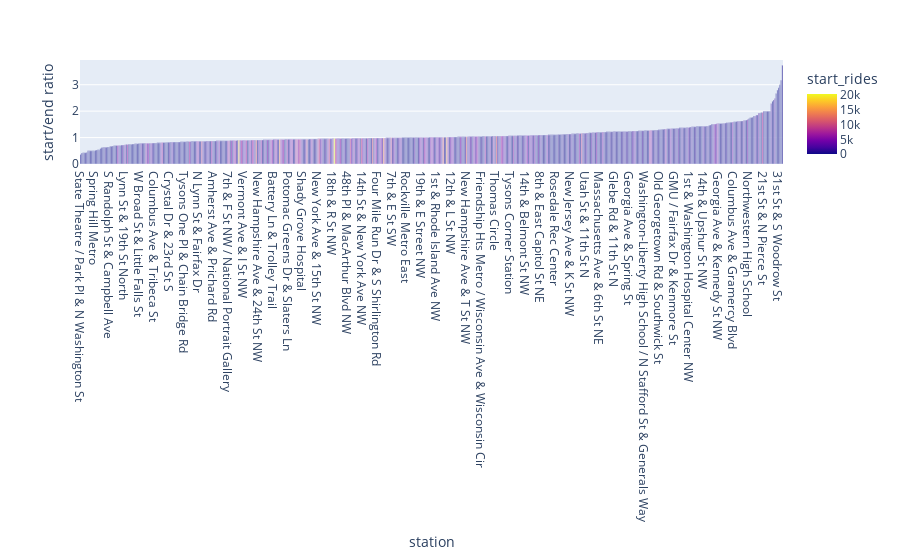

Notebook code cell kept with this figure:
### Code cell
tmp1 = df1M.groupby("Start_station")["ride_id"].count().reset_index()
tmp2 = df1M.groupby("End_station")["ride_id"].count().reset_index()
tmp3 = pd.merge(tmp1,tmp2,left_on="Start_station",right_on="End_station").drop(columns="End_station")
tmp3.columns = ["station","start_rides","end_rides"]
tmp3["start/end ratio"] = tmp3["start_rides"]/tmp3["end_rides"]
tmp3.sort_values("start/end ratio",ascending=True,inplace=True)
tmp3.reset_index(drop=True,inplace=True)
tmp3
px.bar(tmp3,x="station",y="start/end ratio",color="start_rides")
# most ends compared to starts: https://www.google.com/maps/place/Maple+Ave+%26+Ritchie+Ave,+Takoma+Park,+MD+20912,+USA/@38.9834543,-77.006919,167m/data=!3m1!1e3!4m5!3m4!1s0x89b7c621bbdcb88d:0x65354bd8f85c4a3b!8m2!3d38.9834543!4d-77.0065286
# most starts compared to ends: https://www.google.com/maps/place/Tenley+Cir+NW+%26+Yuma+St+NW,+Washington,+DC+20016,+USA/@38.9462929,-77.0806173,936m/data=!3m1!1e3!4m5!3m4!1s0x89b7c9c210aa4ba1:0xb82f298e96dfabe2!8m2!3d38.9462929!4d-77.0784286

### Figure 1 — Plotly figure (JSON) as saved in the notebook; plotly's stock layout.template omitted (floating-point values rounded to 4 significant figures; data arrays with more than 128 entries replaced by an {"elided": "..."} marker saying what was removed)
{"data": [{"alignmentgroup": "True", "hovertemplate": "station=%{x}<br>start/end ratio=%{y}<br>start_rides=%{marker.color}<extra></extra>", "legendgroup": "", "marker": {"color": {"elided": "568 int values"}, "coloraxis": "coloraxis", "pattern": {"shape": ""}}, "name": "", "offsetgroup": "", "orientation": "v", "showlegend": false, "textposition": "auto", "type": "bar", "x": {"elided": "568 str values"}, "xaxis": "x", "y": {"elided": "568 float values"}, "yaxis": "y"}], "layout": {"barmode": "relative", "coloraxis": {"colorbar": {"title": {"text": "start_rides"}}, "colorscale": [[0, "#0d0887"], [0.1111, "#46039f"], [0.2222, "#7201a8"], [0.3333, "#9c179e"], [0.4444, "#bd3786"], [0.5556, "#d8576b"], [0.6667, "#ed7953"], [0.7778, "#fb9f3a"], [0.8889, "#fdca26"], [1, "#f0f921"]]}, "legend": {"tracegroupgap": 0}, "margin": {"t": 60}, "xaxis": {"anchor": "y", "domain": [0, 1], "title": {"text": "station"}}, "yaxis": {"anchor": "x", "domain": [0, 1], "title": {"text": "start/end ratio"}}}}
